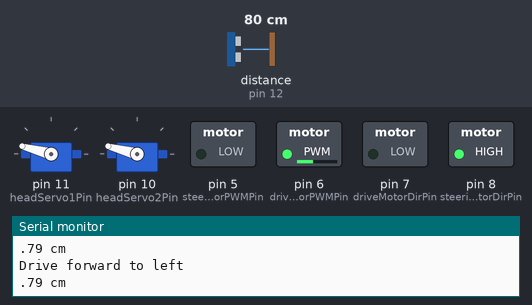
Bench run of a sketch on a simulated Arduino Uno, built with avr-gcc and run on an emulated ATmega328P. On the bench: 2 × servo, switched loads named in the sketch (green lamp = pin HIGH), the last lines printed to the serial monitor. Wiring (inferred from the names in the program): ultrasonic range finder: trigger pin 13; echo pin 12. Inputs (shaded band) come from the test bench; at power-on: distance to the obstacle (sensor on pin 12) 80 cm. The echo pulse lasts 58.3 µs per cm; pins used as bus, display or sensor lines are not drawn.

Above: at 1.5 s.
1.6 s: distance to the obstacle (sensor on pin 12) set to 2 cm
At 2.8 s:
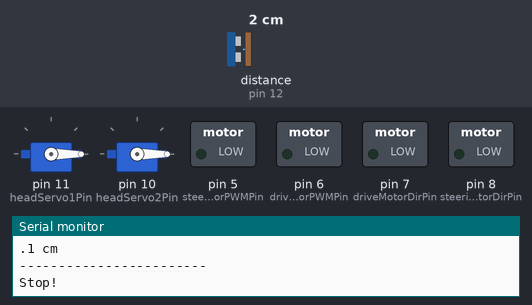
4.6 s: distance to the obstacle (sensor on pin 12) set to 35 cm
At 6.0 s:
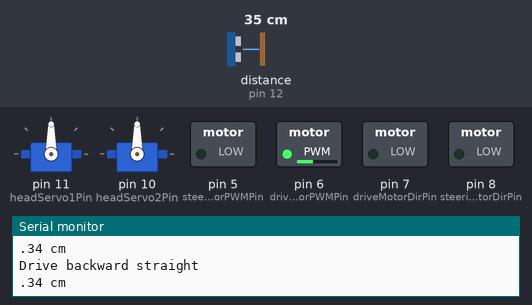
6.7 s: distance to the obstacle (sensor on pin 12) set to 4 cm
At 7.7 s:
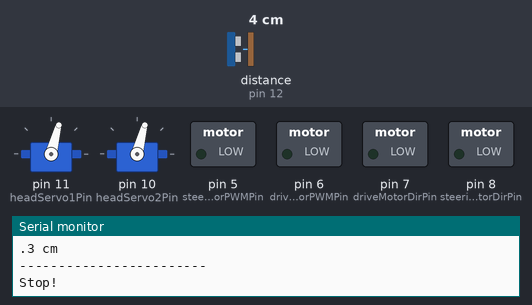
9.6 s: distance to the obstacle (sensor on pin 12) set to 60 cm
At 11.5 s:
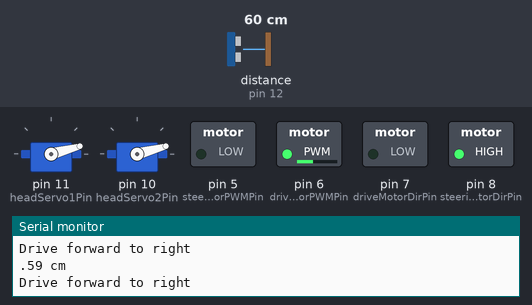
11.8 s: distance to the obstacle (sensor on pin 12) set to 9 cm
At 13.1 s:
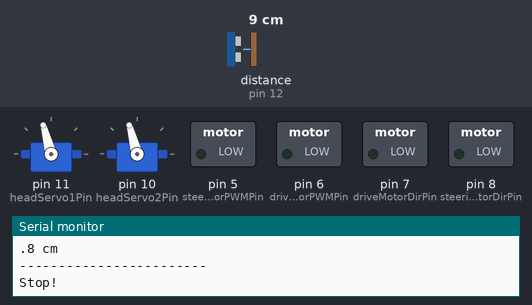
14.8 s: distance to the obstacle (sensor on pin 12) set to 250 cm
At 15.3 s:
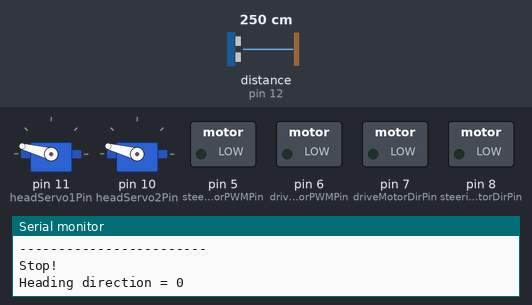
Timing chart, 0 to 17.8 s (numbered marks = the images above; inputs shaded):
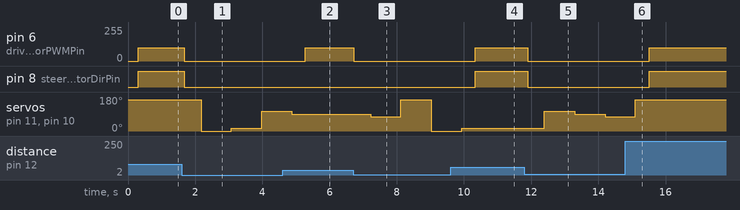

Measured:
- after the input at 1.6 s, pin 6 (driveMotorPWMPin): 100/255 → 0/255 after 0.07 s; pin 8 (steeringMotorDirPin): HIGH → LOW after 0.07 s; servo on pin 11 (headServo1Pin), servo on pin 10 (headServo2Pin): 165° → 0° after 0.58 s, → 15° 0.90 s later, → 105° 0.90 s later
- after the input at 4.6 s, pin 6 (driveMotorPWMPin): 0/255 → 100/255 after 0.68 s; servo on pin 11 (headServo1Pin), servo on pin 10 (headServo2Pin): goes on until 4.9 s, then stays 90°
- after the input at 6.7 s, pin 6 (driveMotorPWMPin): 100/255 → 0/255 at once; servo on pin 11 (headServo1Pin), servo on pin 10 (headServo2Pin): 90° → 75° after 0.52 s, → 165° 0.90 s later, → 0° 0.90 s later
- after the input at 9.6 s, pin 6 (driveMotorPWMPin): 0/255 → 100/255 after 0.73 s; pin 8 (steeringMotorDirPin): LOW → HIGH after 0.73 s; servo on pin 11 (headServo1Pin), servo on pin 10 (headServo2Pin): goes on until 9.9 s, then stays 15°
- after the input at 11.8 s, pin 6 (driveMotorPWMPin): 100/255 → 0/255 after 0.10 s; pin 8 (steeringMotorDirPin): HIGH → LOW after 0.10 s; servo on pin 11 (headServo1Pin), servo on pin 10 (headServo2Pin): 15° → 105° after 0.60 s, → 90° 0.90 s later, → 75° 0.90 s later
- after the input at 14.8 s, pin 6 (driveMotorPWMPin): 0/255 → 100/255 after 0.72 s; pin 8 (steeringMotorDirPin): LOW → HIGH after 0.72 s; servo on pin 11 (headServo1Pin), servo on pin 10 (headServo2Pin): goes on until 15.1 s, then stays 165°

The sketch:

JojoCar.ino
```cpp
#include <Servo.h>

// Motor drives
#define steeringMotorPWMPin 5
#define steeringMotorDirPin 8

#define driveMotorPWMPin 6
#define driveMotorDirPin 7

// Standard arduino status led, used as brake light
#define statusLedPin 13

// HC-SR04 Ping distance sensor
#define trigPin 13
#define echoPin 12

#define minDistance 30  // cm, obstacle
#define maxDistance 4000// cm, gap (disabled)

// head sensor is mounted on 2 servos for 360 degree freedom
#define headServo1Pin 11
#define headServo2Pin 10

#define servoPause 300
#define motorPause 500

#define driveSpeed 100 // 0-255 scale

// Head control
int headDirections[6] = {
  360-30, // forward left
  0, // straight ahead
  30,    // forward right
  180+30,// backward to left
  180,   // backward straight
  180-30 // backward to right
};

int currentHeadDirection = -1; // unknown at start
Servo headServo1;  // each servo moves on 180 degree
Servo headServo2;  // angle is splitted equaly to cover 360

void setup() {
  Serial.begin (9600);

  // Ping sensor
  pinMode(trigPin, OUTPUT);
  pinMode(echoPin, INPUT);

  // Head
  headServo1.attach(headServo1Pin);
  headServo2.attach(headServo2Pin);

  // Motors
  pinMode(steeringMotorPWMPin,OUTPUT);
  pinMode(steeringMotorDirPin,OUTPUT);
  pinMode(driveMotorPWMPin,OUTPUT);
  pinMode(driveMotorDirPin,OUTPUT);
  stopMotors();

  Serial.println("Ready!");

  // Ready! Do something crazy!
  driveRandomDirection();
}

// place the sensor head at one of the 6 predefined directions
void positionHead(int headDirection)
{
  int angle = headDirections[headDirection];

  headServo1.write(angle/2);
  headServo2.write(angle/2);

  if(currentHeadDirection != headDirection)
    delay(servoPause);   // wait for servo to move
  currentHeadDirection = headDirection;
}

// Use the ping sensor to get distance in cm
long getDistance()
{
  long duration, distance;
  digitalWrite(trigPin, LOW);
  delayMicroseconds(2);

  digitalWrite(trigPin, HIGH);
  delayMicroseconds(10);
  digitalWrite(trigPin, LOW);
  duration = pulseIn(echoPin, HIGH);
  distance = (duration/2) / 29.1;

  Serial.print(distance);
  Serial.println(" cm");

 return distance;
}

void stopMotors()
{
  digitalWrite(steeringMotorPWMPin,LOW);
  digitalWrite(steeringMotorDirPin,LOW);
  digitalWrite(driveMotorPWMPin,LOW);
  digitalWrite(driveMotorDirPin,LOW);

  // Turn on the brake light
  digitalWrite(statusLedPin,HIGH);
  Serial.println("Stop!");
}

void driveCar(int headDirection)
{
  // Turn off the brake light
  digitalWrite(statusLedPin,LOW);

  switch(headDirection){
    case 0:
      Serial.println("Drive forward to left");
      digitalWrite(steeringMotorPWMPin,LOW);
      digitalWrite(steeringMotorDirPin,HIGH);
      analogWrite(driveMotorPWMPin,driveSpeed);
      digitalWrite(driveMotorDirPin,LOW);
      break;
    case 1:
      Serial.println("Drive forward straight ahead");
      digitalWrite(steeringMotorPWMPin,LOW);
      digitalWrite(steeringMotorDirPin,LOW);
      analogWrite(driveMotorPWMPin,driveSpeed);
      digitalWrite(driveMotorDirPin,LOW);
     break;
    case 2:
      Serial.println("Drive forward to right");
      digitalWrite(steeringMotorPWMPin,LOW);
      digitalWrite(steeringMotorDirPin,HIGH);
      analogWrite(driveMotorPWMPin,driveSpeed);
      digitalWrite(driveMotorDirPin,LOW);
      break;
    case 3:
      Serial.println("Drive backward to left");
      digitalWrite(steeringMotorPWMPin,HIGH);
      digitalWrite(steeringMotorDirPin,LOW);
      digitalWrite(driveMotorPWMPin,LOW);
      analogWrite(driveMotorDirPin,driveSpeed);
      break;
    case 4:
      Serial.println("Drive backward straight");
      digitalWrite(steeringMotorPWMPin,LOW);
      digitalWrite(steeringMotorDirPin,LOW);
      analogWrite(driveMotorPWMPin,driveSpeed);
      digitalWrite(driveMotorDirPin,LOW);
      break;
    case 5:
      Serial.println("Drive backward to right");
      digitalWrite(steeringMotorPWMPin,LOW);
      digitalWrite(steeringMotorDirPin,HIGH);
      analogWrite(driveMotorPWMPin,driveSpeed);
      digitalWrite(driveMotorDirPin,LOW);
      break;
    default:
      stopMotors();
  }
}

void driveRandomDirection()
{
  int headDirection = (currentHeadDirection+1)%6;//random(6);
  Serial.print("Heading direction = ");
  Serial.println(headDirection);
  positionHead(headDirection);

}

void loop() {
  int distance = getDistance();

  if(distance < minDistance || distance > maxDistance)
  {
    Serial.println("------------------------");
    stopMotors();
    delay(motorPause);

    // Try something!
    driveRandomDirection();
  }
  else {
      driveCar(currentHeadDirection);
  }
  Serial.print('.');

  delay(100);
}
```
